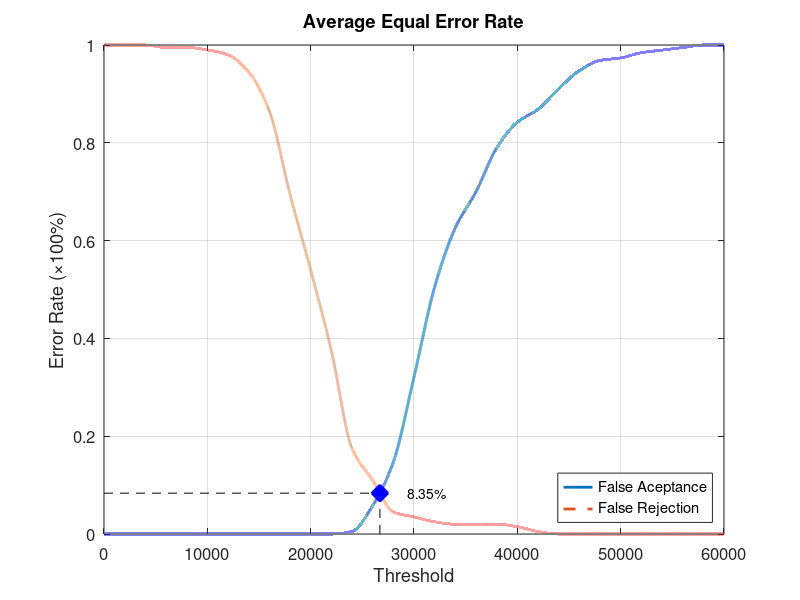
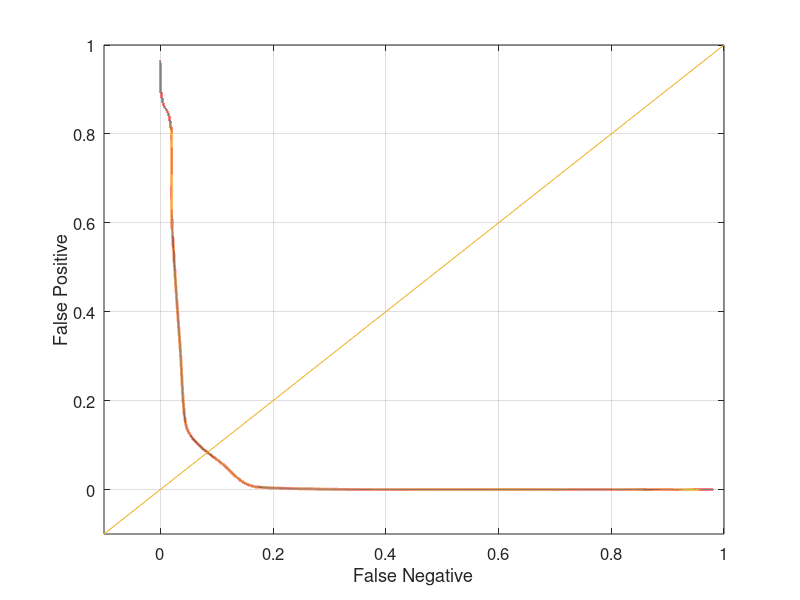

Source code (MATLAB) for these figures, in order:
function yEER = Database1_2
close all;
clear;
clc;
x = 0:2000:60000;
xq = 0:0.5:60000;

y0 = [0 0 0 0 0 0 0 0 0 0 0 0 0.00526316 0.0578947 0.147368 0.321053 0.505263 0.626316 0.7 0.789474 0.842105 0.868421 0.910526 0.947368 0.968421 0.973684 0.984211 0.989474 0.994737 1 1];
yy0 = interp1(x, y0, xq, 'pchip');
y1 = [1 1 1 0.995 0.995 0.99 0.98 0.945 0.865 0.695 0.54 0.375 0.175 0.11 0.045 0.035 0.025 0.02 0.02 0.02 0.015 0.005 0 0 0 0 0 0 0 0 0];
yy1 = interp1(x, y1, xq, 'pchip');

% Calculating EER: 
y2 = abs(y0 - y1);
find(y2 == min(y2))
yy2 = abs(yy0 - yy1);
xEER = find(yy2 == min(yy2));
xEERIndex = xq(xEER) % X-axis EER
yEER = yy0(xEER) % Y-axis EER

main = figure
plot(xq, yy0,'-','LineWidth', 2);	hold on
plot(xq, yy1,'--','LineWidth', 2);	hold on
plot([xEERIndex xEERIndex], [0 yEER], 'k--');	hold on
plot([0 xEERIndex], [yEER yEER], 'k--');	hold on
plot(xEERIndex, yEER, 'bx', 'LineWidth', 10);	hold on
text(xEERIndex + 10 * xEERIndex / 100, yEER, [num2str(round((10000 * yEER)) / 100) '%'])
legend('False Aceptance', 'False Rejection', 'Location', 'SouthEast')
xlabel('Threshold')
ylabel('Error Rate (\times100%)')
title('Average Equal Error Rate')
set(gca, 'FontSize', 12)
axis([0 60000 0 1])
grid on

print(main, 'Database1_2Main', '-dpng');
FNRxFPR = figure('Color', [1 1 1]);
plot(yy1, yy0, '-', yy1, yy0, 'LineWidth', 2);
hold on
y = -0.1:0.1:1
plot(y, y); 
set(gca, 'FontSize', 12)
xlabel('False Negative')
ylabel('False Positive')
axis([-0.1 1 -0.1 1])
set(gca, 'FontSize', 12)
grid on

print(FNRxFPR, 'Database1_2FNRxFPR','-dpng');
end
